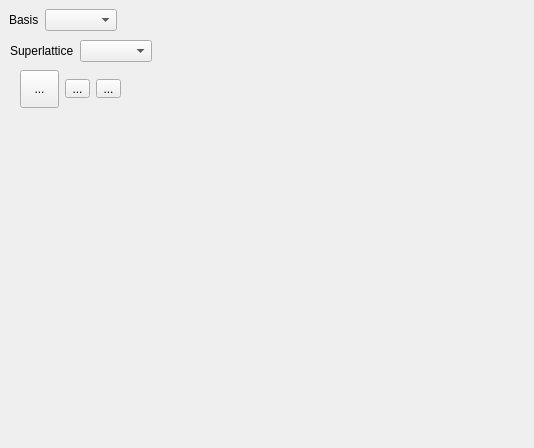
<?xml version="1.0" encoding="UTF-8"?>
<ui version="4.0">
 <class>DrawPrefs</class>
 <widget class="QWidget" name="DrawPrefs">
  <property name="geometry">
   <rect>
    <x>0</x>
    <y>0</y>
    <width>534</width>
    <height>448</height>
   </rect>
  </property>
  <property name="windowTitle">
   <string>Form</string>
  </property>
  <widget class="QWidget" name="horizontalLayoutWidget_2">
   <property name="geometry">
    <rect>
     <x>10</x>
     <y>40</y>
     <width>180</width>
     <height>22</height>
    </rect>
   </property>
   <layout class="QHBoxLayout" name="horizontalLayout_2">
    <item>
     <widget class="QLabel" name="labelSS">
      <property name="text">
       <string>Superlattice</string>
      </property>
     </widget>
    </item>
    <item>
     <widget class="QComboBox" name="comboSS"/>
    </item>
    <item>
     <spacer name="horizontalSpacer_2">
      <property name="orientation">
       <enum>Qt::Horizontal</enum>
      </property>
      <property name="sizeHint" stdset="0">
       <size>
        <width>40</width>
        <height>20</height>
       </size>
      </property>
     </spacer>
    </item>
   </layout>
  </widget>
  <widget class="QWidget" name="horizontalLayoutWidget">
   <property name="geometry">
    <rect>
     <x>9</x>
     <y>9</y>
     <width>147</width>
     <height>22</height>
    </rect>
   </property>
   <layout class="QHBoxLayout" name="horizontalLayout">
    <item>
     <widget class="QLabel" name="labelGS">
      <property name="text">
       <string>Basis</string>
      </property>
     </widget>
    </item>
    <item>
     <widget class="QComboBox" name="comboGS"/>
    </item>
    <item>
     <spacer name="horizontalSpacer">
      <property name="orientation">
       <enum>Qt::Horizontal</enum>
      </property>
      <property name="sizeHint" stdset="0">
       <size>
        <width>40</width>
        <height>20</height>
       </size>
      </property>
     </spacer>
    </item>
   </layout>
  </widget>
  <widget class="QToolButton" name="toolButton_3">
   <property name="geometry">
    <rect>
     <x>96</x>
     <y>79</y>
     <width>25</width>
     <height>19</height>
    </rect>
   </property>
   <property name="text">
    <string>...</string>
   </property>
  </widget>
  <widget class="QToolButton" name="toolButton_2">
   <property name="geometry">
    <rect>
     <x>65</x>
     <y>79</y>
     <width>25</width>
     <height>19</height>
    </rect>
   </property>
   <property name="text">
    <string>...</string>
   </property>
  </widget>
  <widget class="QToolButton" name="toolButton">
   <property name="geometry">
    <rect>
     <x>20</x>
     <y>70</y>
     <width>39</width>
     <height>38</height>
    </rect>
   </property>
   <property name="text">
    <string>...</string>
   </property>
   <property name="icon">
    <iconset resource="res/icons.qrc">
     <normaloff>:/brush_32x32.png</normaloff>:/brush_32x32.png</iconset>
   </property>
   <property name="iconSize">
    <size>
     <width>32</width>
     <height>32</height>
    </size>
   </property>
  </widget>
 </widget>
 <resources>
  <include location="res/icons.qrc"/>
 </resources>
 <connections/>
</ui>
